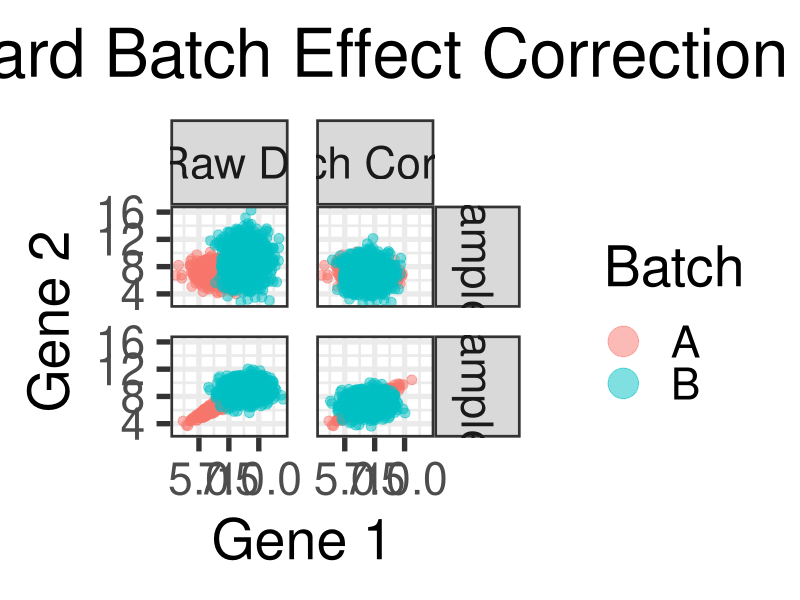
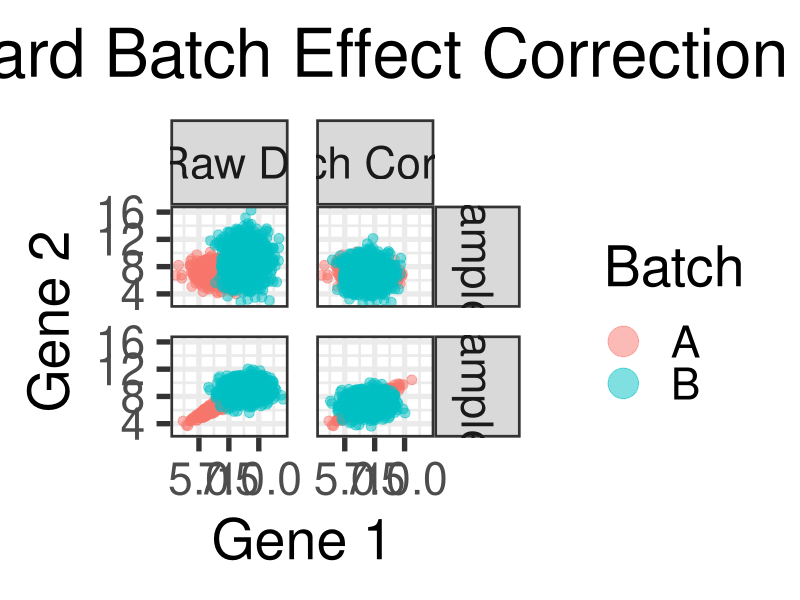

Reproduce these figures in R, in order.
library(MASS)
library(ggplot2)
library(limma)
library(gridExtra)

setwd("/home/soel/cobra/figures/")
numSamples <- 1000
gene1 <- c(rnorm(numSamples,7),rnorm(numSamples,9))
gene2 <- c(rnorm(numSamples,7),rnorm(numSamples,9,2))
Batch <- c(rep("A",numSamples),rep("B",numSamples))

df11 <- data.frame(gene1,gene2,Batch, Correction="1. Raw Data", type="Example 1")

correct <- c(rep(0,numSamples),rep(2,numSamples))
scalecorrect <- c(rep(1,numSamples),rep(sqrt(2),numSamples))
gene1_ls <- gene1-correct
gene2_ls <- (gene2-correct-7)/scalecorrect+7
df12 <- data.frame(gene1=gene1_ls,gene2=gene2_ls,Batch, Correction="2. Batch Corrected",type="Example 1")

genes <- mvrnorm(n = numSamples, c(7,7), matrix(c(1,.95,.95,1),nrow=2), tol = 1e-6, empirical = FALSE, EISPACK = FALSE)
gene1 <- c(genes[,1],rnorm(numSamples,9))
gene2 <- c(genes[,2],rnorm(numSamples,9))


df21 <- data.frame(gene1=gene1,gene2=gene2,Batch, Correction="1. Raw Data", type="Example 2")
df22 <- data.frame(gene1=gene1-correct,gene2=gene2-correct,Batch, Correction="2. Batch Corrected", type="Example 2")

df<- rbind(df11,df12,df21,df22)
ggplot(df, aes(x=gene1,y=gene2)) +geom_point(aes(col=Batch),size=3, alpha=.5) +
    ggtitle("Standard Batch Effect Correction") + xlab("Gene 1") + ylab("Gene 2") + 
    guides(colour = guide_legend(override.aes = list(size=10))) +
    theme_bw(base_size = 40) + theme(plot.title = element_text(hjust = 0.5)) +  facet_grid(type ~Correction)
ggsave("figure1.pdf", plot = last_plot(), width = 6000, height = 6000, units = "px")
